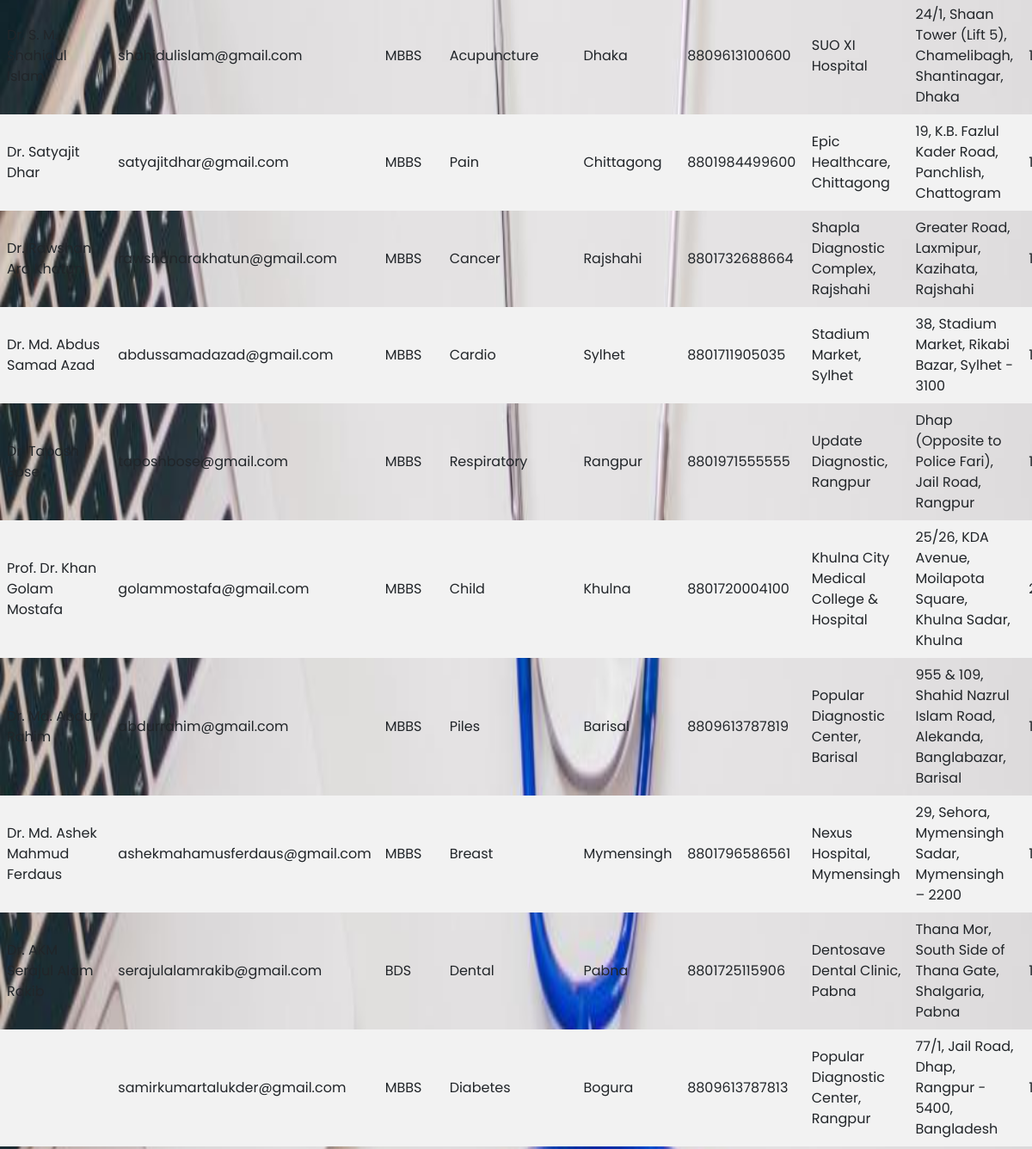
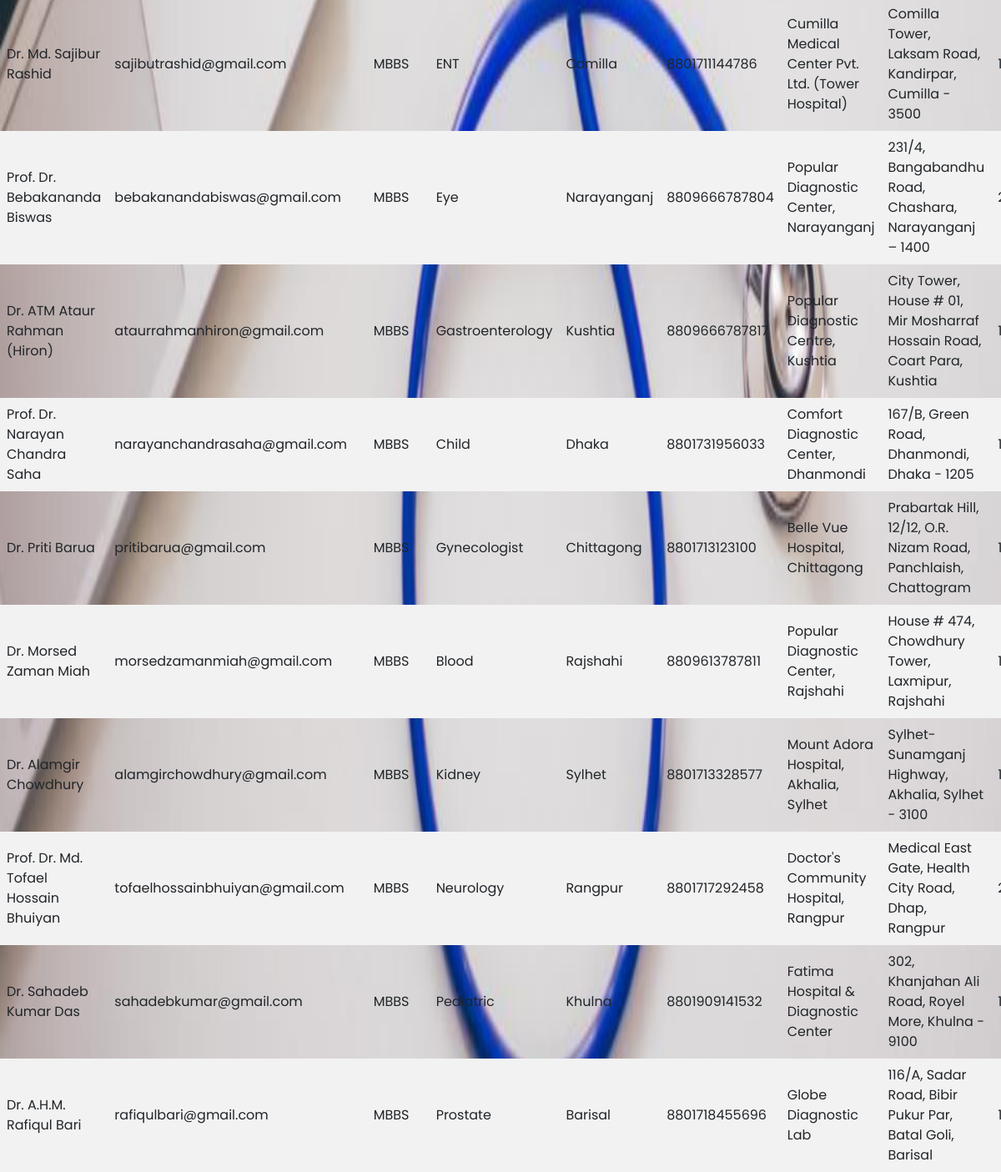
Before: /search.php (lower part) with the older database file (2 pictures, top to bottom).
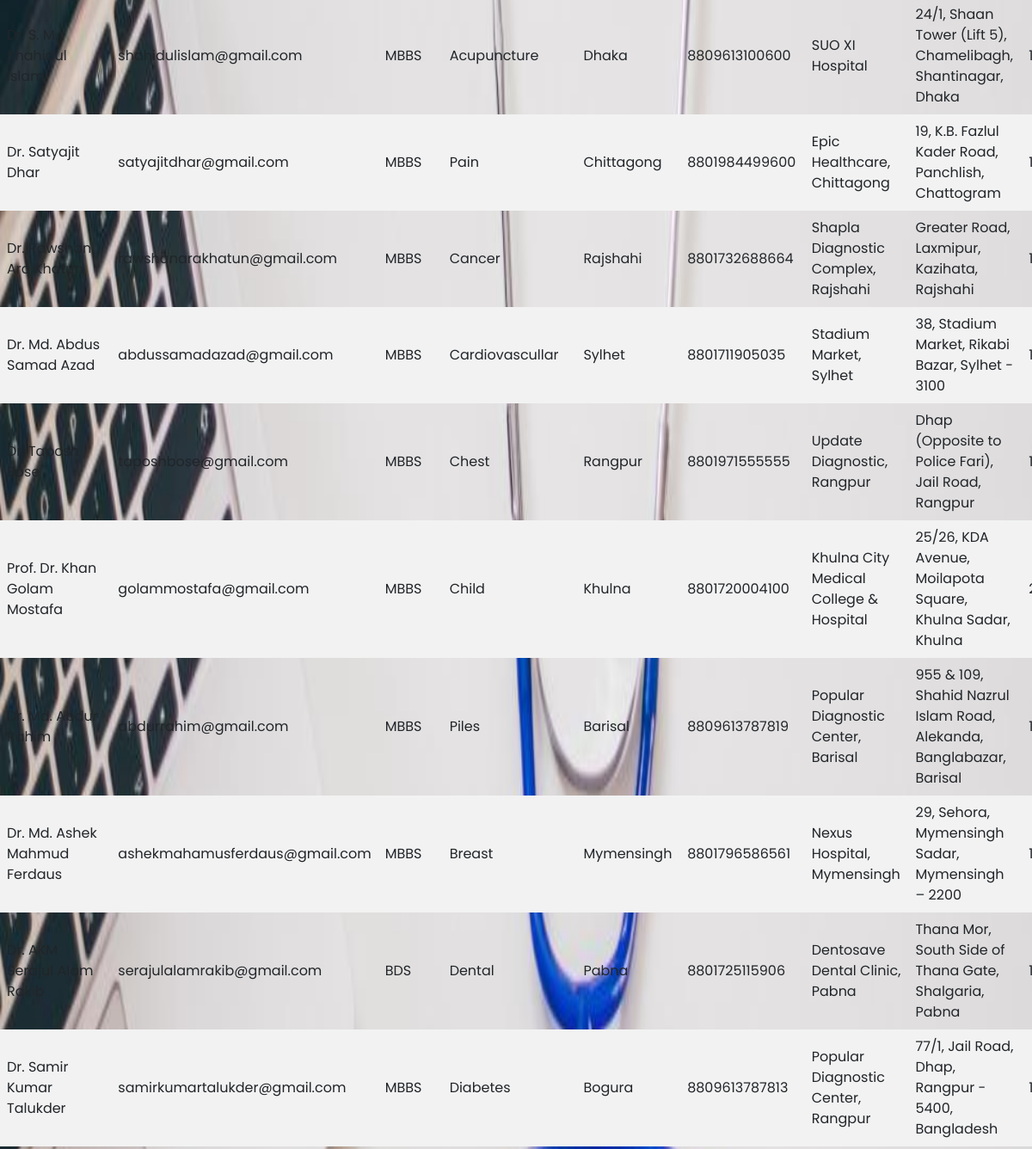
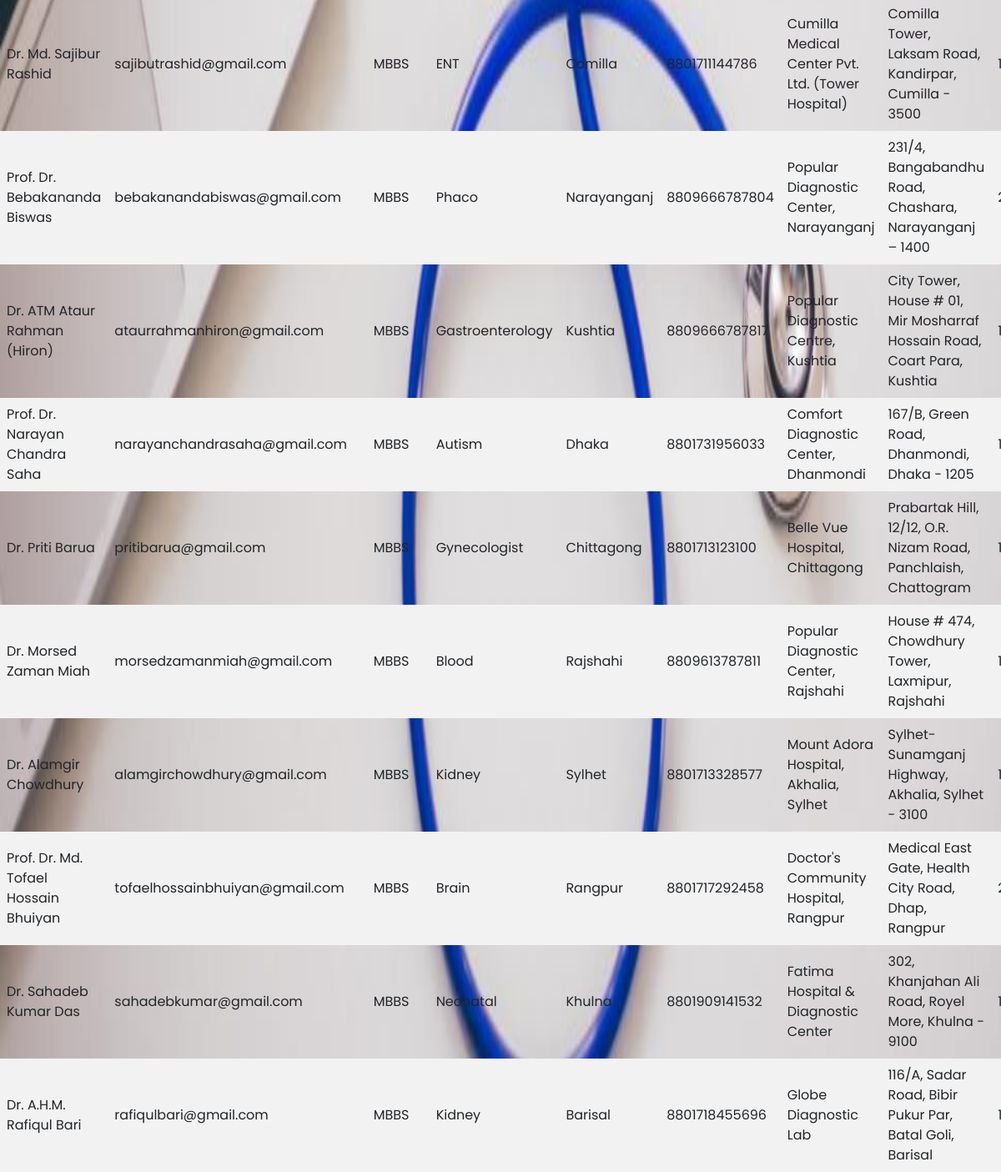
After: the same page with the newer database file (2 pictures, top to bottom).
### tables this page shows
CREATE TABLE `doctor` (
  `IndexNumber` int(11) NOT NULL,
  `Name` varchar(255) DEFAULT NULL,
  `Email` varchar(255) DEFAULT NULL,
  `Password` varchar(255) DEFAULT NULL,
  `Degree` varchar(50) DEFAULT NULL,
  `Speciality` varchar(100) DEFAULT NULL,
  `Division` varchar(50) DEFAULT NULL,
  `ChamberNumber` varchar(20) DEFAULT NULL,
  `Hospital` varchar(255) DEFAULT NULL,
  `ChamberLocation` varchar(255) DEFAULT NULL,
  `TimeStart` time DEFAULT NULL,
  `TimeEnd` time DEFAULT NULL,
  `VisitCharge` int(11) DEFAULT NULL
);

### connection.php (called while the page is built)
<?php
class Teledoc {
    public static function connect() {
        try {
            $con = new PDO('mysql:host=localhost;dbname=teledoc;port=3308', 'root', '');
            $con->setAttribute(PDO::ATTR_ERRMODE, PDO::ERRMODE_EXCEPTION);
            return $con;
        } catch(PDOException $e) {
            echo 'Error: ' . $e->getMessage();
            return null;
        }
    }
}
?>

### search.php (the view, shortened to what this page needs)
<?php
require_once('./connection.php');
class Doctor
{
    protected $db;
    public function __construct($db)
    {
        $this->db = $db;
    }
    public function getAllDoctors()
    {
        $stmt = $this->db->prepare("SELECT * FROM doctor");
        $stmt->execute();
        return $stmt->fetchAll(PDO::FETCH_ASSOC);
    }
}
$doctor = new Doctor(Teledoc::connect());
if ($_SERVER["REQUEST_METHOD"] == "POST") {
    $area = isset($_POST['area']) ? $_POST['area'] : "";
    $speciality = isset($_POST['speciality']) ? $_POST['speciality'] : "";
    $doctors = $doctor->searchDoctors($area, $speciality);
} else {
    $doctors = $doctor->getAllDoctors();
}
?>
<!DOCTYPE html>
<html lang="en">
<head>
    <link rel="stylesheet" href="design.css">
</head>
<body>
    <?php require("background.php"); ?>
    <div class="table-responsive">
        <table>
            <tbody>
                <?php foreach ($doctors as $index => $doctor) : ?>
                    <tr>
                        <td><?php echo $doctor['Name']; ?></td>
                        <td><?php echo $doctor['Email']; ?></td>
                        <td><?php echo $doctor['Degree']; ?></td>
                        <td><?php echo $doctor['Speciality']; ?></td>
                        <td><?php echo $doctor['Division']; ?></td>
                        <td><?php echo $doctor['ChamberNumber']; ?></td>
                        <td><?php echo $doctor['Hospital']; ?></td>
                        <td><?php echo $doctor['ChamberLocation']; ?></td>
                        <td><?php echo $doctor['VisitCharge']; ?></td>
                    </tr>
                <?php endforeach; ?>
            </tbody>
        </table>
    </div>
</body>
</html>

### background.php (shortened to what this page needs)
<head>
    <link rel="stylesheet" href="design.css">
    <link href="https://cdn.jsdelivr.net/npm/bootstrap@5.3.3/dist/css/bootstrap.min.css" rel="stylesheet">
</head>
<div id="background-slideshow">
        <img src="img/1.jpg" class="background-image active" alt="Background Image">
    </div>

### css/design.css (style rules this page uses)
* { box-sizing: border-box; font-family: 'Poppins',sans-serif; }
head,body { margin: 0; padding: 0; height: 100%; }
#background-slideshow { position: fixed; top: 0; left: 0; width: 100%; height: 100%; z-index: -1; overflow: hidden; }
.background-image { position: absolute; top: 0; left: 0; width: 100%; height: 100%; opacity: 0; transition: opacity 5s ease-in-out; }
.background-image.active { opacity: 1; }
table { width: 100%; border-collapse: collapse; }
th, td { border: 1px solid #ddd; padding: 8px; text-align: left; }
tr:nth-child(even) { background-color: #f2f2f2; }

Changed rows visible on the page:
changed doctor "Dr. Md. Abdus Samad Azad": Speciality "Cardio" → "Cardiovascullar"
changed doctor "Dr. Taposh Bose": Speciality "Respiratory" → "Chest"
changed doctor "samirkumartalukder@gmail.com": Name (not shown) → "Dr. Samir Kumar Talukder"
changed doctor "Prof. Dr. Bebakananda Biswas": Speciality "Eye" → "Phaco"
changed doctor "Prof. Dr. Narayan Chandra Saha": Speciality "Child" → "Autism"
changed doctor "Prof. Dr. Md. Tofael Hossain Bhuiyan": Speciality "Neurology" → "Brain"
changed doctor "Dr. Sahadeb Kumar Das": Speciality "Pediatric" → "Neonatal"
changed doctor "Dr. A.H.M. Rafiqul Bari": Speciality "Prostate" → "Kidney"
